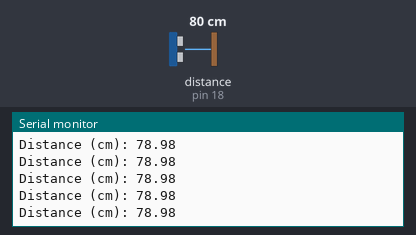
This sketch was run on a simulated Arduino Uno, built with avr-gcc and run on an emulated ATmega328P. Shown: the last lines printed to the serial monitor. Wiring (inferred from the names in the program): ultrasonic range finder: trigger pin 5; echo pin 18. The inputs (shaded band) are chosen by the test bench; at power-on: distance to the obstacle (sensor on pin 18) 80 cm. The echo pulse lasts 58.3 µs per cm.

Above: at 1.2 s.
1.3 s: distance to the obstacle (sensor on pin 18) set to 2 cm
At 1.38 s:
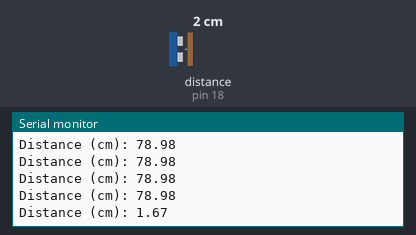
2.8 s: distance to the obstacle (sensor on pin 18) set to 250 cm
At 2.9 s:
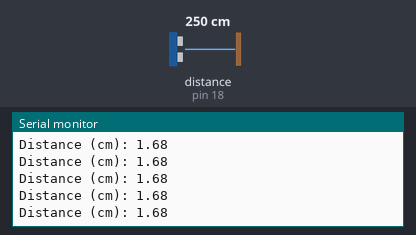
Timing chart, 0 to 5.8 s (numbered marks = the images above; inputs shaded):
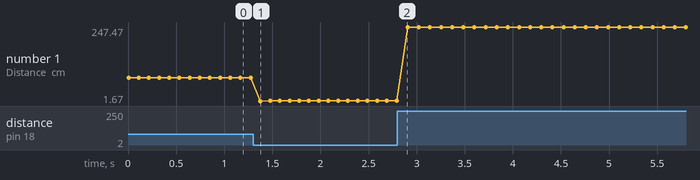

Measured:
- after the input at 1.3 s, the serial monitor: prints a new line after 0.08 s (image 1)
- plotted number 1: 78.98 → 1.68 after the input at 1.3 s, 1.68 → 247.47 after the input at 2.8 s

The sketch:

sketch_sep28e.ino
```cpp
const int trigPin = 5;
const int echoPin = 18;
// define sound speed in cm/us
#define SOUND_SPEED 0.034
long duration;
float distanceCm;

void setup() {
  Serial.begin(115200); // Starts the serial communication
  pinMode(trigPin, OUTPUT); // Sets the trigPin as an Output
  pinMode(echoPin, INPUT); // Sets the echoPin as an Input
}

void loop() {
  // Clears the trigPin
  digitalWrite(trigPin, LOW);
  delayMicroseconds(2);

  // Sets the trigPin on HIGH state for 10 microseconds
  digitalWrite(trigPin, HIGH);
  delayMicroseconds(10);
  digitalWrite(trigPin, LOW);

  // Reads the echoPin, returns the sound wave travel time in microseconds
  duration = pulseIn(echoPin, HIGH);

  // Calculate the distance in cm
  distanceCm = (duration * SOUND_SPEED) / 2.0;

  // Prints the distance in the Serial Monitor
  Serial.print("Distance (cm): ");
  Serial.println(distanceCm);

  delay(100); // Short delay between readings
}
```
